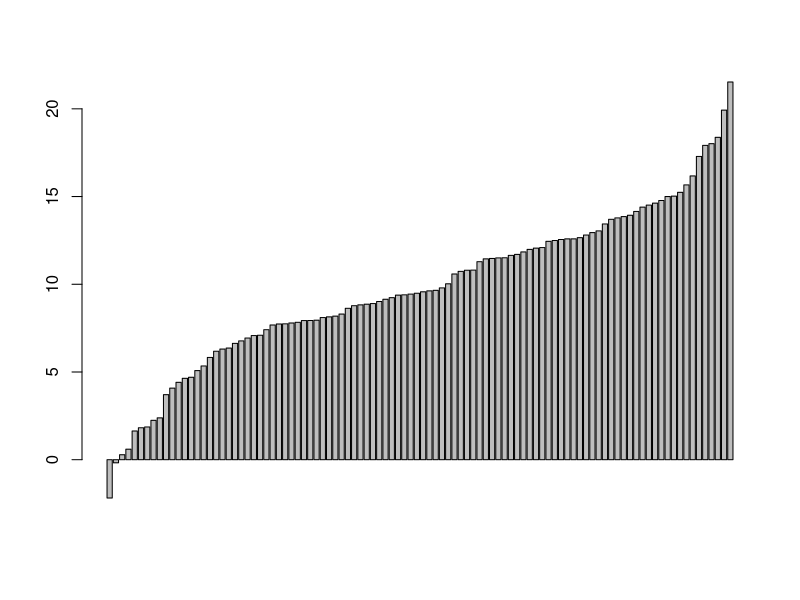

R code for this plot:
vector <- c(6.5, 9.5, 5.5, 15.5, 10.5, 5.5, 11, 12, 11.5, 8,
            15, 10.5, 6.5, 0, 13.5, 9, 9, 13, 12.5, 11.5,
            12.5, 12 ,9.5, 1, 11.5, 9 ,8.5, 3, 7, 10.5,
            14.5, 8.5, 10.5, 9 ,3.5, 7.5, 7.5, 9, 13.5, 12,
            8.5 ,8 ,12 ,11 ,6, 6, 10.5, 12, 8.5, 12.5,
            10.5, 6.5, 10.5, 4.5, 14.5, 17, 7.5, 5, 11.5, 8.5,
            18.5, 9, 12, 9, 6, 10, 2, 15, 9.5, 17.5,
            11, 6 ,11.5, 5.5, 4 ,10, 7, 9, 9.5 ,6.5,
            6.5, 8.5, 13.5, 3, 11.5, 10.5, 13.5, 8, 10.5, 10,
            7 ,14, 13.5, 12, 15.5, 11, 4, 6.5, 4, 7)
n <- length(vector)
data2 <- rnorm(n, mean = 10, sd = 5)
sorteddata2 <- sort(data2)
barplot(sorteddata2)

chisq.test(vector, data2)
shapiro.test(data2)
